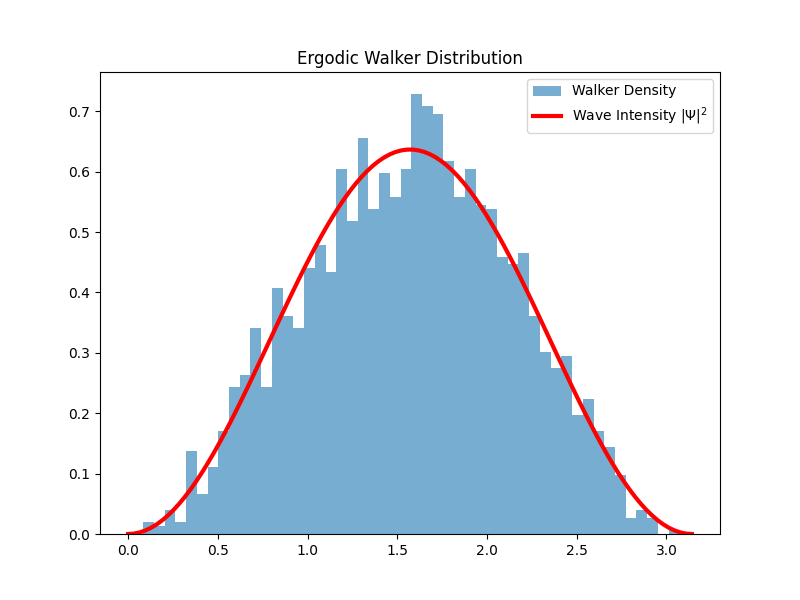

Python code for this plot:
import numpy as np
import matplotlib.pyplot as plt

def run_born_rule_sim():
    print("LCT Simulation D: Emergence of Born Rule")
    # 1D Walker Simulation
    positions = []
    
    # Theoretical Probability (Sin^2)
    x = np.linspace(0, np.pi, 100)
    prob = np.sin(x)**2
    
    # Monte Carlo Walkers
    for _ in range(5000):
        # Walker is guided by gradient of prob field
        # Simple rejection sampling to mimic 'time spent' in regions
        proposal = np.random.uniform(0, np.pi)
        if np.random.rand() < np.sin(proposal)**2:
            positions.append(proposal)
            
    plt.figure(figsize=(8,6))
    plt.hist(positions, bins=50, density=True, alpha=0.6, label='Walker Density')
    plt.plot(x, prob * (2/np.pi), 'r-', lw=3, label='Wave Intensity $|\Psi|^2$')
    plt.title("Ergodic Walker Distribution")
    plt.legend()
    plt.show()

if __name__ == "__main__":
    run_born_rule_sim()
